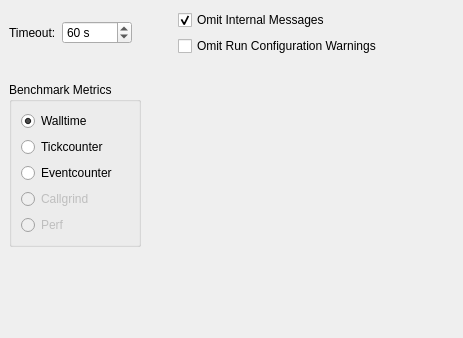
<?xml version="1.0" encoding="UTF-8"?>
<ui version="4.0">
 <class>Autotest::Internal::TestSettingsPage</class>
 <widget class="QWidget" name="Autotest::Internal::TestSettingsPage">
  <property name="geometry">
   <rect>
    <x>0</x>
    <y>0</y>
    <width>463</width>
    <height>338</height>
   </rect>
  </property>
  <property name="windowTitle">
   <string>Form</string>
  </property>
  <widget class="QWidget" name="">
   <property name="geometry">
    <rect>
     <x>9</x>
     <y>10</y>
     <width>435</width>
     <height>307</height>
    </rect>
   </property>
   <layout class="QVBoxLayout" name="verticalLayout_4">
    <item>
     <layout class="QHBoxLayout" name="horizontalLayout_3">
      <item>
       <layout class="QVBoxLayout" name="verticalLayout_2">
        <item>
         <layout class="QHBoxLayout" name="horizontalLayout">
          <item>
           <widget class="QLabel" name="label">
            <property name="toolTip">
             <string>Timeout used when executing test cases. This will apply for each test case on its own, not the whole project.</string>
            </property>
            <property name="text">
             <string>Timeout:</string>
            </property>
           </widget>
          </item>
          <item>
           <widget class="QSpinBox" name="timeoutSpin">
            <property name="toolTip">
             <string>Timeout used when executing test cases. This will apply for each test case on its own, not the whole project.</string>
            </property>
            <property name="suffix">
             <string> s</string>
            </property>
            <property name="minimum">
             <number>5</number>
            </property>
            <property name="maximum">
             <number>36000</number>
            </property>
            <property name="value">
             <number>60</number>
            </property>
           </widget>
          </item>
         </layout>
        </item>
       </layout>
      </item>
      <item>
       <spacer name="horizontalSpacer_3">
        <property name="orientation">
         <enum>Qt::Horizontal</enum>
        </property>
        <property name="sizeType">
         <enum>QSizePolicy::Fixed</enum>
        </property>
        <property name="sizeHint" stdset="0">
         <size>
          <width>40</width>
          <height>20</height>
         </size>
        </property>
       </spacer>
      </item>
      <item>
       <layout class="QVBoxLayout" name="verticalLayout_3">
        <item>
         <widget class="QCheckBox" name="omitInternalMsgCB">
          <property name="toolTip">
           <string>If checked Internal Messages won't be shown by default. (You can still enable them on the test results filter)</string>
          </property>
          <property name="text">
           <string>Omit Internal Messages</string>
          </property>
          <property name="checked">
           <bool>true</bool>
          </property>
         </widget>
        </item>
        <item>
         <widget class="QCheckBox" name="omitRunConfigWarnCB">
          <property name="toolTip">
           <string>If checked Warnings regarding a guessed Run Configuration won't be shown.</string>
          </property>
          <property name="text">
           <string>Omit Run Configuration Warnings</string>
          </property>
         </widget>
        </item>
       </layout>
      </item>
      <item>
       <spacer name="horizontalSpacer">
        <property name="orientation">
         <enum>Qt::Horizontal</enum>
        </property>
        <property name="sizeHint" stdset="0">
         <size>
          <width>40</width>
          <height>20</height>
         </size>
        </property>
       </spacer>
      </item>
     </layout>
    </item>
    <item>
     <spacer name="verticalSpacer">
      <property name="orientation">
       <enum>Qt::Vertical</enum>
      </property>
      <property name="sizeType">
       <enum>QSizePolicy::Fixed</enum>
      </property>
      <property name="sizeHint" stdset="0">
       <size>
        <width>20</width>
        <height>20</height>
       </size>
      </property>
     </spacer>
    </item>
    <item>
     <layout class="QHBoxLayout" name="horizontalLayout_4">
      <item>
       <widget class="QGroupBox" name="groupBox">
        <property name="sizePolicy">
         <sizepolicy hsizetype="Preferred" vsizetype="Minimum">
          <horstretch>0</horstretch>
          <verstretch>0</verstretch>
         </sizepolicy>
        </property>
        <property name="title">
         <string>Benchmark Metrics</string>
        </property>
        <layout class="QHBoxLayout" name="horizontalLayout_2">
         <item>
          <layout class="QVBoxLayout" name="verticalLayout">
           <item>
            <widget class="QRadioButton" name="walltimeRB">
             <property name="sizePolicy">
              <sizepolicy hsizetype="Minimum" vsizetype="Minimum">
               <horstretch>0</horstretch>
               <verstretch>0</verstretch>
              </sizepolicy>
             </property>
             <property name="toolTip">
              <string>Use Walltime metrics for executing benchmarks. (default)</string>
             </property>
             <property name="text">
              <string>Walltime</string>
             </property>
             <property name="checked">
              <bool>true</bool>
             </property>
            </widget>
           </item>
           <item>
            <widget class="QRadioButton" name="tickcounterRB">
             <property name="sizePolicy">
              <sizepolicy hsizetype="Minimum" vsizetype="Minimum">
               <horstretch>0</horstretch>
               <verstretch>0</verstretch>
              </sizepolicy>
             </property>
             <property name="toolTip">
              <string>Use tick counter for executing benchmarks.</string>
             </property>
             <property name="text">
              <string>Tickcounter</string>
             </property>
            </widget>
           </item>
           <item>
            <widget class="QRadioButton" name="eventCounterRB">
             <property name="sizePolicy">
              <sizepolicy hsizetype="Minimum" vsizetype="Minimum">
               <horstretch>0</horstretch>
               <verstretch>0</verstretch>
              </sizepolicy>
             </property>
             <property name="toolTip">
              <string>Use event counter when executing benchmarks.</string>
             </property>
             <property name="text">
              <string>Eventcounter</string>
             </property>
            </widget>
           </item>
           <item>
            <widget class="QRadioButton" name="callgrindRB">
             <property name="enabled">
              <bool>false</bool>
             </property>
             <property name="sizePolicy">
              <sizepolicy hsizetype="Minimum" vsizetype="Minimum">
               <horstretch>0</horstretch>
               <verstretch>0</verstretch>
              </sizepolicy>
             </property>
             <property name="toolTip">
              <string>Use callgrind when executing benchmark. (valgrind must be installed)</string>
             </property>
             <property name="text">
              <string>Callgrind</string>
             </property>
            </widget>
           </item>
           <item>
            <widget class="QRadioButton" name="perfRB">
             <property name="enabled">
              <bool>false</bool>
             </property>
             <property name="sizePolicy">
              <sizepolicy hsizetype="Minimum" vsizetype="Minimum">
               <horstretch>0</horstretch>
               <verstretch>0</verstretch>
              </sizepolicy>
             </property>
             <property name="toolTip">
              <string>Use perf when executing benchmarks. (perf must be installed)</string>
             </property>
             <property name="text">
              <string>Perf</string>
             </property>
            </widget>
           </item>
          </layout>
         </item>
        </layout>
       </widget>
      </item>
      <item>
       <spacer name="horizontalSpacer_2">
        <property name="orientation">
         <enum>Qt::Horizontal</enum>
        </property>
        <property name="sizeHint" stdset="0">
         <size>
          <width>40</width>
          <height>20</height>
         </size>
        </property>
       </spacer>
      </item>
     </layout>
    </item>
    <item>
     <spacer name="verticalSpacer_2">
      <property name="orientation">
       <enum>Qt::Vertical</enum>
      </property>
      <property name="sizeHint" stdset="0">
       <size>
        <width>20</width>
        <height>40</height>
       </size>
      </property>
     </spacer>
    </item>
   </layout>
  </widget>
 </widget>
 <resources/>
 <connections/>
</ui>
